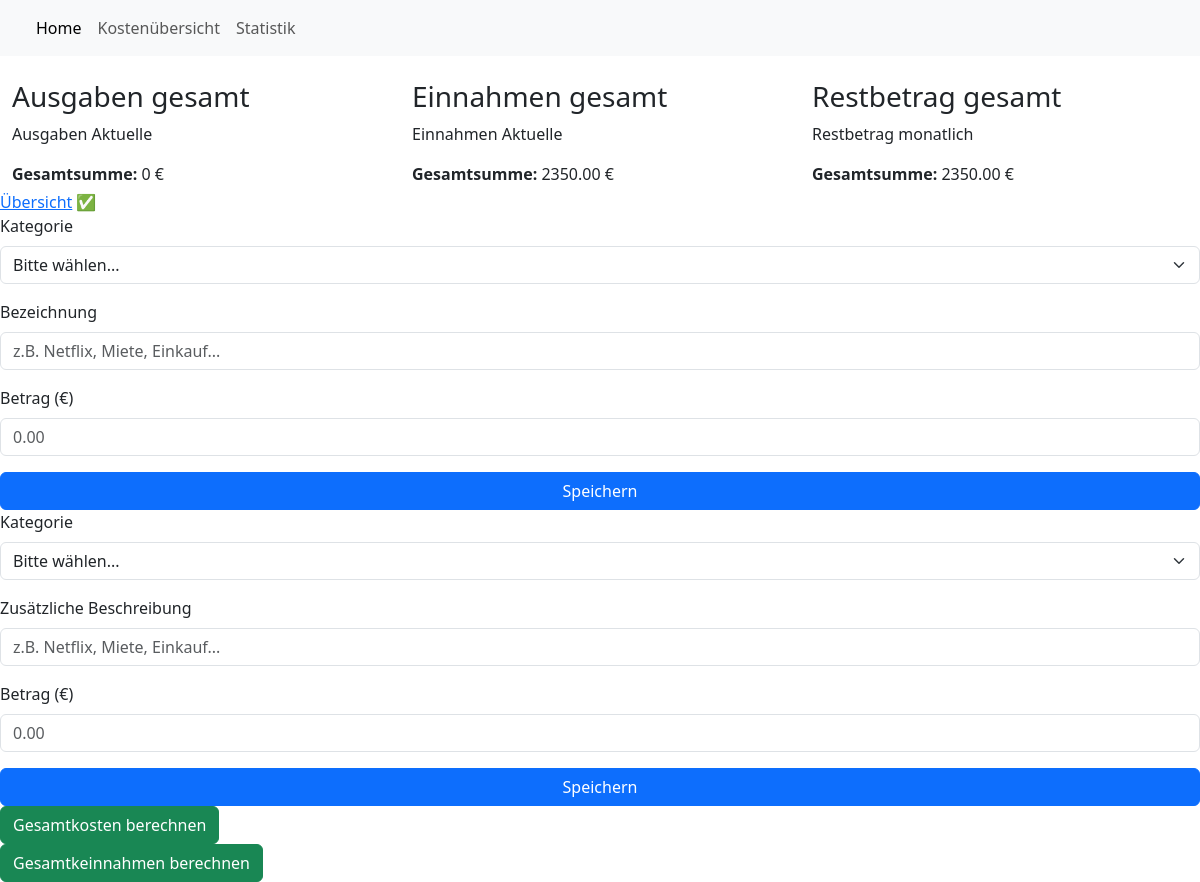
The app's page /kosten/, older data.
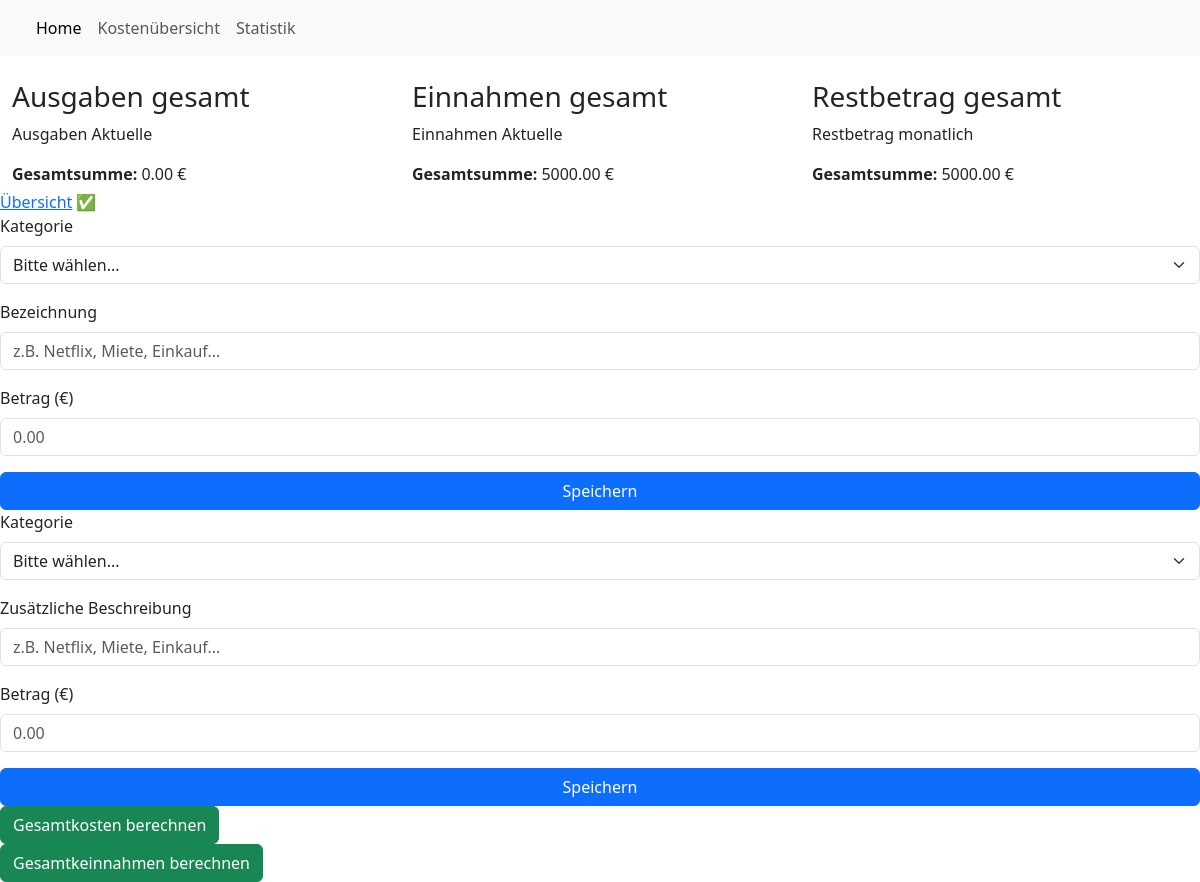
The same page, newer data.
### kosten/models.py (models this page shows)
class Einnahmen_Summe(models.Model):
    einnahmen_gesamt = models.DecimalField(max_digits=10, decimal_places=2, default=0)

class Restwert(models.Model):
    restwert  = models.DecimalField(max_digits=10, decimal_places=2, default=0)

class Kosten_Summe(models.Model):
    kosten_gesamt = models.DecimalField(max_digits=10, decimal_places=2, default=0)

### kosten/views.py (the view)
# urls.py: path('', views.kosten_view, name='kosten_view'),
def kosten_view(request):
    kosten_summe = Kosten_Summe.objects.first()
    einnahmen_summe = Einnahmen_Summe.objects.first()
    kosten_wert = kosten_summe.kosten_gesamt if kosten_summe else Decimal('0')
    einnahmen_wert = einnahmen_summe.einnahmen_gesamt if einnahmen_summe else Decimal('0')
    Restbetrag = einnahmen_wert - kosten_wert
    Restwert.objects.update_or_create(
        id=1,
        defaults={'restwert': Restbetrag}
    )
    Bugtest = Restwert.objects.first()
    print("Berechneter Restbetrag:", Restbetrag)
    print("Gespeicherter Restwert:", Bugtest.restwert if Bugtest else "Keine Daten")
    summen_context = {
        "Summe_kosten": kosten_wert,
        "Summe_einnahmen": einnahmen_wert,
        "Restbetrag": Restbetrag,
    }
    return render(request, 'kosten/kosten.html', summen_context)

### kosten/templates/kosten/kosten.html (shortened to what the changed rows need)
{% load static %}
<!DOCTYPE html>
<html>
<head>
    <link rel="stylesheet" href="{% static 'kosten/style.css' %}">
    <link href="https://cdn.jsdelivr.net/npm/bootstrap@5.3.2/dist/css/bootstrap.min.css" rel="stylesheet">
</head>
<body>
    <section id="main-section-home">
        <section>
            <div id="main-wrapper">
                <div id="top_wrapper_ubersicht">
                <div class="container mt-4">
                    <h3>Ausgaben gesamt</h3>
                    <div class="mb-1">
                        <p>Ausgaben Aktuelle</p>
                        <strong>Gesamtsumme:</strong> {{ Summe_kosten }} €
                    </div>
                </div>
                <div class="container mt-4">
                    <h3>Einnahmen gesamt</h3>
                    <div class="mb-1">
                        <p>Einnahmen Aktuelle</p>
                        <strong>Gesamtsumme:</strong> {{ Summe_einnahmen }} €
                    </div>
                </div>
                <div class="container mt-4">
                    <h3>Restbetrag gesamt</h3>
                    <div class="mb-1">
                        <p>Restbetrag monatlich</p>
                        <strong>Gesamtsumme:</strong> {{ Restbetrag }} €
                    </div>
                </div>
            </div>
</body>
</html>

Row changes from the older to the newer data that the page shows:
added Kosten_Summe: kosten_gesamt "0.00"
changed Einnahmen_Summe: einnahmen_gesamt "2350.00" → "5000.00"
changed Restwert: restwert "2350.00" → "5000.00"
Text that changed along with them:
{{ Summe_kosten }}: "0" → (not shown)
